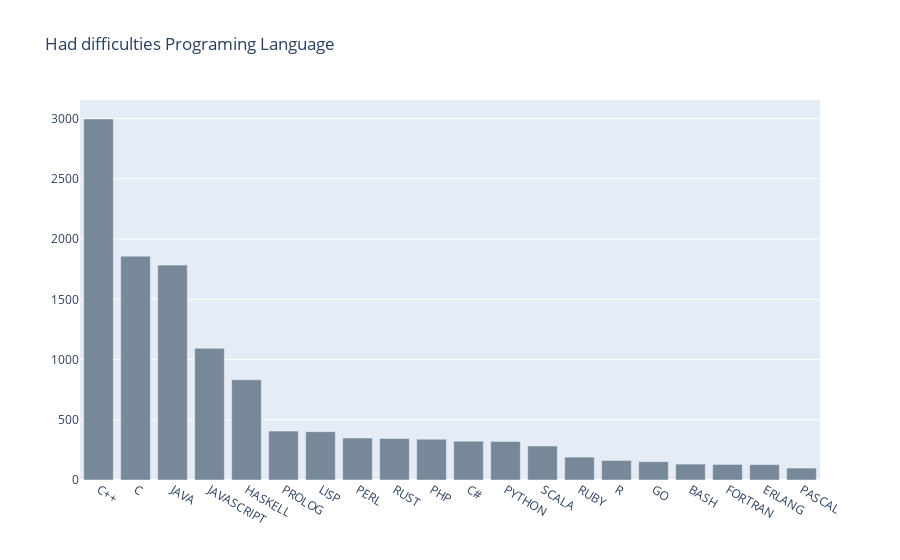

Notebook source saved alongside this figure:
### Code cell
had_diff=df[df.category2=="had difficulties"]
had_diff
had_diff_dict=dict(had_diff.answer.value_counts())
had_diff_dFrame=pd.DataFrame()
had_diff_dFrame["name"]=[item.upper() for item in had_diff_dict.keys()]
had_diff_dFrame["value"]=had_diff_dict.values()
had_diff_dFrame


colors = ['lightslategray',] * 20

fig = go.Figure(data=[go.Bar(
    x=had_diff_dFrame[:20].name,
    y=had_diff_dFrame[:20].value,
    marker_color=colors # marker color can be a single color value or an iterable
)])
fig.update_layout(title_text='Had difficulties Programing Language')

### Figure 1 — Plotly figure (JSON) as saved in the notebook; plotly's stock layout.template omitted (floating-point values rounded to 4 significant figures)
{"data": [{"marker": {"color": ["lightslategray", "lightslategray", "lightslategray", "lightslategray", "lightslategray", "lightslategray", "lightslategray", "lightslategray", "lightslategray", "lightslategray", "lightslategray", "lightslategray", "lightslategray", "lightslategray", "lightslategray", "lightslategray", "lightslategray", "lightslategray", "lightslategray", "lightslategray"]}, "type": "bar", "x": ["C++", "C", "JAVA", "JAVASCRIPT", "HASKELL", "PROLOG", "LISP", "PERL", "RUST", "PHP", "C#", "PYTHON", "SCALA", "RUBY", "R", "GO", "BASH", "FORTRAN", "ERLANG", "PASCAL"], "y": [2997, 1858, 1784, 1093, 832, 406, 401, 348, 345, 339, 322, 320, 282, 190, 162, 152, 132, 129, 128, 99]}], "layout": {"title": {"text": "Had difficulties Programing Language"}}}
